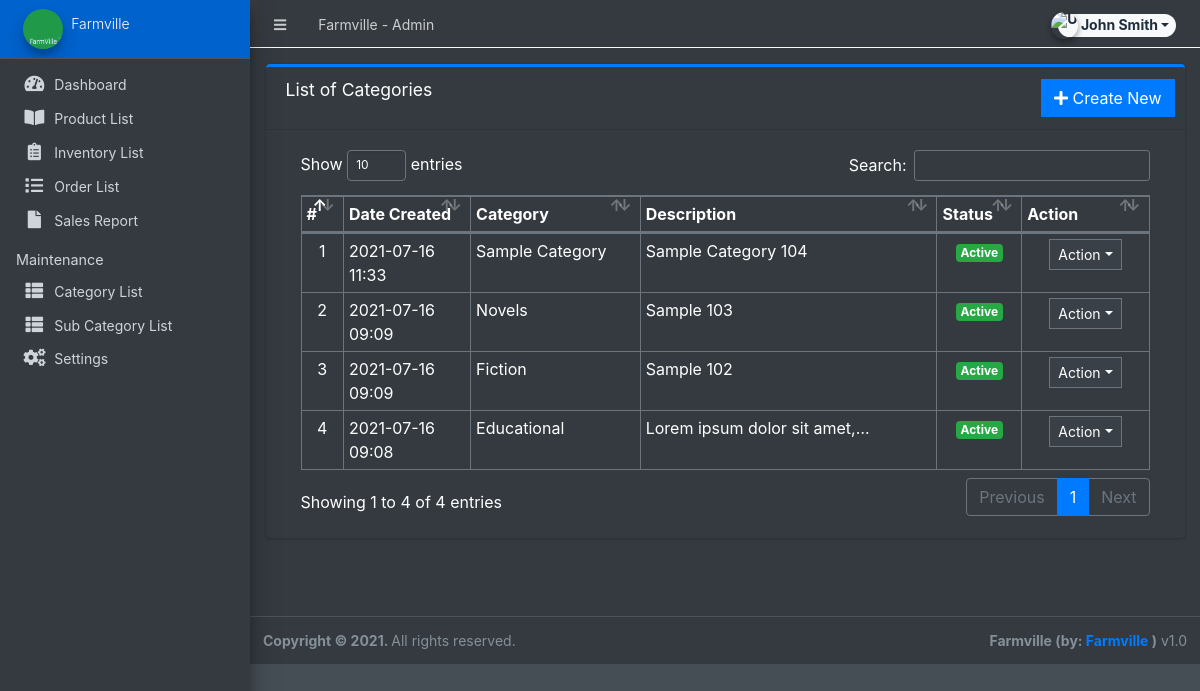
The page /admin/?page=maintenance/category (signed in) on the database as committed earlier.
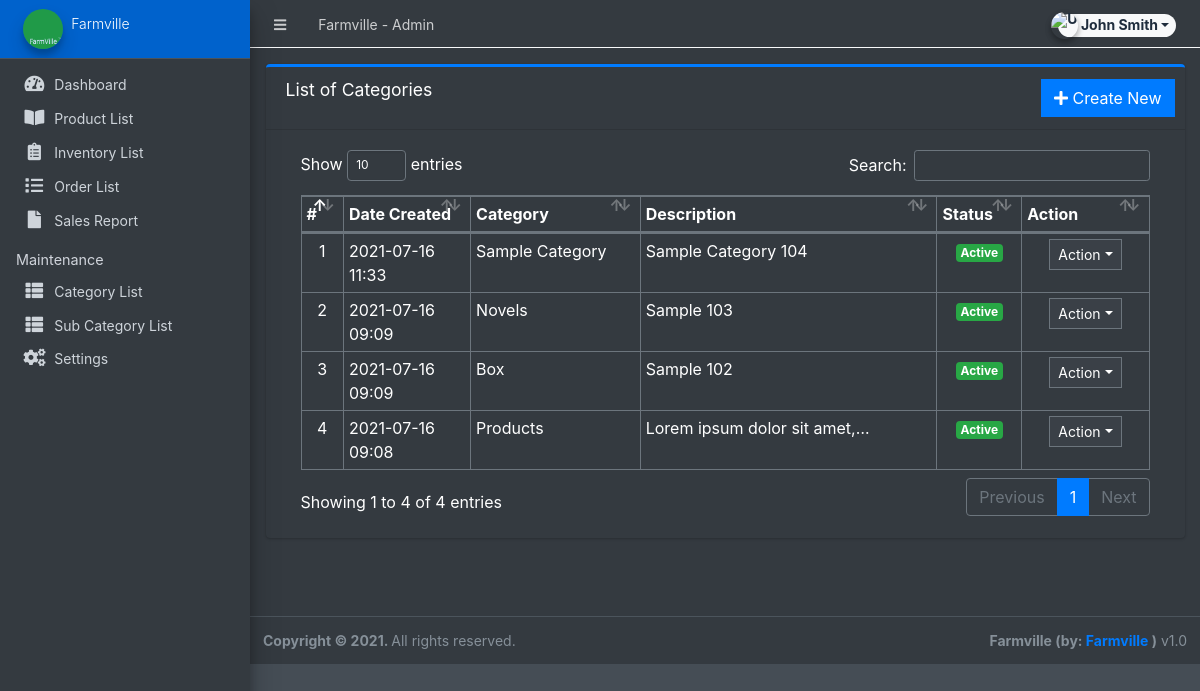
The same page on the database as committed later.
### tables this page shows
CREATE TABLE `categories` (
  `id` int(30) NOT NULL,
  `category` varchar(250) NOT NULL,
  `description` text DEFAULT NULL,
  `status` tinyint(1) NOT NULL DEFAULT 1,
  `date_created` datetime NOT NULL DEFAULT current_timestamp()
);

### admin/maintenance/category.php (the view, shortened to what this page needs)
<div class="card card-outline card-primary">
	<div class="card-header">
		<h3 class="card-title">List of Categories</h3>
		<div class="card-tools">
			<a href="?page=maintenance/manage_category" class="btn btn-flat btn-primary"><span class="fas fa-plus"></span>  Create New</a>
		</div>
	</div>
	<div class="card-body">
		<div class="container-fluid">
        <div class="container-fluid">
			<table class="table table-bordered table-stripped">
				<colgroup>
					<col width="5%">
					<col width="15%">
					<col width="20%">
					<col width="35%">
					<col width="10%">
					<col width="15%">
				</colgroup>
				<thead>
					<tr>
						<th>#</th>
						<th>Date Created</th>
						<th>Category</th>
						<th>Description</th>
						<th>Status</th>
						<th>Action</th>
					</tr>
				</thead>
				<tbody>
					<?php
					$i = 1;
						$qry = $conn->query("SELECT * from `categories` order by unix_timestamp(date_created) desc ");
						while($row = $qry->fetch_assoc()):
                            $row['description'] = strip_tags(stripslashes(html_entity_decode($row['description'])));
					?>
						<tr>
							<td class="text-center"><?php echo $i++; ?></td>
							<td><?php echo date("Y-m-d H:i",strtotime($row['date_created'])) ?></td>
							<td><?php echo $row['category'] ?></td>
							<td ><p class="truncate-1 m-0"><?php echo $row['description'] ?></p></td>
							<td class="text-center">
                                <?php if($row['status'] == 1): ?>
                                    <span class="badge badge-success">Active</span>
                                <?php else: ?>
                                    <span class="badge badge-danger">Inactive</span>
                                <?php endif; ?>
                            </td>
							<td align="center">
								 <button type="button" class="btn btn-flat btn-default btn-sm dropdown-toggle dropdown-icon" data-toggle="dropdown">
				                  		Action
				                  </button>
							</td>
						</tr>
					<?php endwhile; ?>
				</tbody>
			</table>
		</div>
		</div>
	</div>
</div>

Rows that differ between the two databases and show on the page:
changed categories: category "Fiction" → "Box"
changed categories: category "Educational" → "Products"
